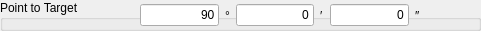
    <widget class="QGroupBox" name="groupBox_23">
     <property name="geometry">
      <rect>
       <x>10</x>
       <y>320</y>
       <width>481</width>
       <height>31</height>
      </rect>
     </property>
     <property name="title">
      <string>Point to Target</string>
     </property>
     <widget class="QWidget" name="layoutWidget_6">
      <property name="geometry">
       <rect>
        <x>140</x>
        <y>0</y>
        <width>281</width>
        <height>31</height>
       </rect>
      </property>
      <layout class="QHBoxLayout" name="horizontalLayout_19">
       <item>
        <layout class="QHBoxLayout" name="horizontalLayout_20">
         <item>
          <widget class="QLineEdit" name="lineEdit_alt_targetD">
           <property name="enabled">
            <bool>true</bool>
           </property>
           <property name="text">
            <string>90</string>
           </property>
           <property name="alignment">
            <set>Qt::AlignRight|Qt::AlignTrailing|Qt::AlignVCenter</set>
           </property>
          </widget>
         </item>
         <item>
          <widget class="QLabel" name="label_15">
           <property name="text">
            <string>°</string>
           </property>
          </widget>
         </item>
        </layout>
       </item>
       <item>
        <layout class="QHBoxLayout" name="horizontalLayout_21">
         <item>
          <widget class="QLineEdit" name="lineEdit_alt_targetM">
           <property name="text">
            <string>0</string>
           </property>
           <property name="alignment">
            <set>Qt::AlignRight|Qt::AlignTrailing|Qt::AlignVCenter</set>
           </property>
          </widget>
         </item>
         <item>
          <widget class="QLabel" name="label_18">
           <property name="text">
            <string>′</string>
           </property>
          </widget>
         </item>
        </layout>
       </item>
       <item>
        <layout class="QHBoxLayout" name="horizontalLayout_22">
         <item>
          <widget class="QLineEdit" name="lineEdit_alt_targetS">
           <property name="text">
            <string>0</string>
           </property>
           <property name="alignment">
            <set>Qt::AlignRight|Qt::AlignTrailing|Qt::AlignVCenter</set>
           </property>
          </widget>
         </item>
         <item>
          <widget class="QLabel" name="label_19">
           <property name="text">
            <string>″</string>
           </property>
          </widget>
         </item>
        </layout>
       </item>
      </layout>
     </widget>
    </widget>
